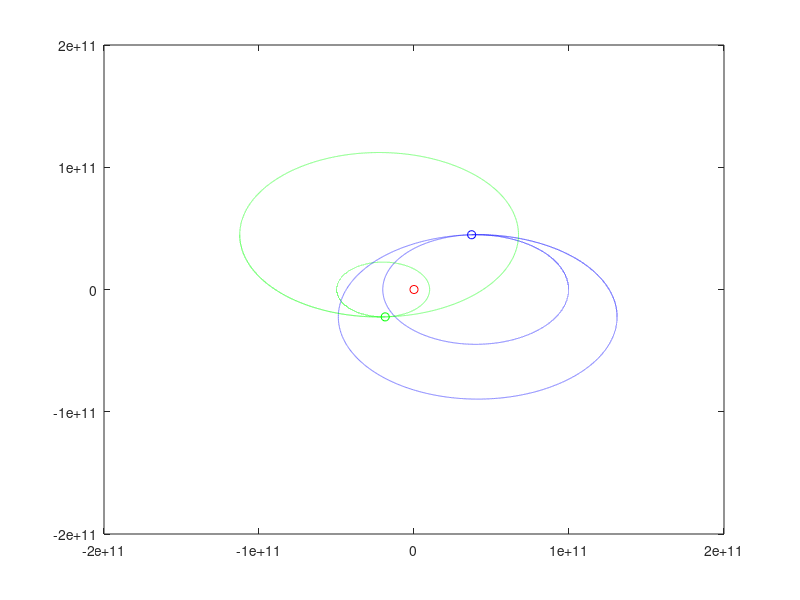

Recreate this plot in MATLAB.
%% Calculations
dt = 400;
G = 6.6738e-11;
AU = 149597870700;
m1 = 2e30;
m2 = 2*m1;
r1 = [2/3*AU 0];
r2 = [-1/3*AU 0];
v1 = [0 20000];
v2 = -1/2*v1;
i = 1;
number_of_calculations = 5*10^4;
while i <= number_of_calculations
    r = r2(i,:) - r1(i,:);
    F1 = G*m1*m2*(r)/norm(r)^3;
    F2 = -F1;
    v1 = v1 + (F1/m1)*dt;
    v2 = v2 + (F2/m2)*dt;
    r1(i+1,:) = r1(i,:) + v1*dt;
    r2(i+1,:) = r2(i,:) + v2*dt;
    i = i + 1;
end
%% Plots
s = size(r1);
di = 100;
i = 1;
r12 = m1*(m1+m2)/(m1*m2)*r1;
r21 = -r12;
while i <= s(1)
    hold off
    plot(r1(:,1),r1(:,2),'b:', r2(:,1),r2(:,2),'g:')
    axis([-2e11 2e11 -2e11 2e11])
    title('')
    hold on
    plot(r1(i,1),r1(i,2),'bo', r2(i,1),r2(i,2),'go')
    plot(0,0,'ro') % center of mass
    %plot([r1(i,1), r2(i,1)], [r1(i,2), r2(i,2)], 'r')
    
    r12_moved = r12(:,1) + r2(i,1); % moving the ellipses
    r12_moved(:,2) = r12(:,2) + r2(i,2);
    r21_moved = r21(:,1) + r1(i,1);
    r21_moved(:,2) = r21(:,2) + r1(i,2);
    plot(r12_moved(:,1), r12_moved(:,2), 'b:')
    plot(r21_moved(:,1), r21_moved(:,2), 'g:')
    
    i = i + di;
    pause(0.01)
end
